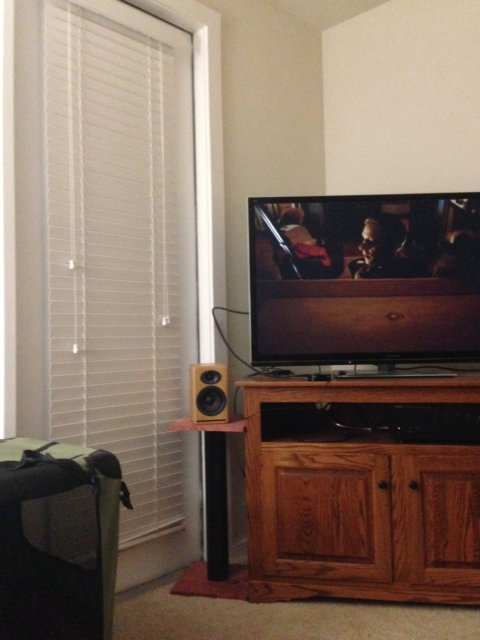
#> input picture img/1.jpg, 480 x 640 px
$ python -i image_stitching.py   (imports and definitions only)
#> lines starting #> are read from the running program, lines starting #| are printed output that depends on the picture
import numpy as np
import matplotlib.pyplot as plt
import cv2
import random
from blender import Blender
from homography import Homography
import pysift
from collections import deque

class Stitcher:
    def __init__(self):
        pass

    # [35 lines left out: function stitch, not called in this run]

    def stitch_multi_image(self, imgs, detectKeypointAlgorithm = 'our', blending_mode = "linearBlending", ratio = 0.75):
        '''
            The main method to stitch image
        '''
        self.detectKeypointAlgorithm = detectKeypointAlgorithm

        queue = deque(imgs)
        stitched_image = queue.popleft()
        max_attempts = len(queue)

        while queue and max_attempts > 0:
            next_image = queue.popleft()

            kps_l, features_l = self.detectAndDescribe(stitched_image)
            kps_r, features_r = self.detectAndDescribe(next_image)

            matches_pos = self.matchKeyPoint(kps_l, kps_r, features_l, features_r, ratio)

            if len(matches_pos) < 4:
                queue.append(next_image)
                max_attempts -= 1
                continue

            HomoMat = self.fitHomoMat(matches_pos)
            stitched_image = self.warp([stitched_image, next_image], HomoMat, blending_mode).astype('uint8')
            max_attempts = len(queue)

        if queue:
            print("Không thể ghép tất cả các ảnh.")

        return stitched_image

    def detectAndDescribe(self, img):
        '''
        The Detector and Descriptor
        '''
        # SIFT detector and descriptor
        if self.detectKeypointAlgorithm == 'our':
            img = cv2.cvtColor(img, cv2.COLOR_BGR2GRAY)
            kps, features = pysift.computeKeypointsAndDescriptors(img)
        elif self.detectKeypointAlgorithm == 'SIFT':
            sift = cv2.SIFT_create()
            kps, features = sift.detectAndCompute(img,None)
        elif self.detectKeypointAlgorithm == 'ORB':
            orb = cv2.ORB_create()
            kps, features = orb.detectAndCompute(img, None)

        elif self.detectKeypointAlgorithm == 'FAST':
            fast = cv2.FastFeatureDetector_create()
            kps = fast.detect(img, None)

        elif self.detectKeypointAlgorithm == 'KAZE':
            kaze = cv2.KAZE_create()
            kps, features = kaze.detectAndCompute(img, None)

        elif self.detectKeypointAlgorithm == 'AKAZE':
            akaze = cv2.AKAZE_create()
            kps, features = akaze.detectAndCompute(img, None)
        else:
            img = cv2.cvtColor(img, cv2.COLOR_BGR2GRAY)
            kps, features = pysift.computeKeypointsAndDescriptors(img)

        return kps, features

    # [178 lines left out: functions matchKeyPoint, drawMatches, fitHomoMat, warp, removeBlackBorder, not called in this run]

>>> import cv2
>>> picture = cv2.imread('img/1.jpg', cv2.IMREAD_GRAYSCALE)
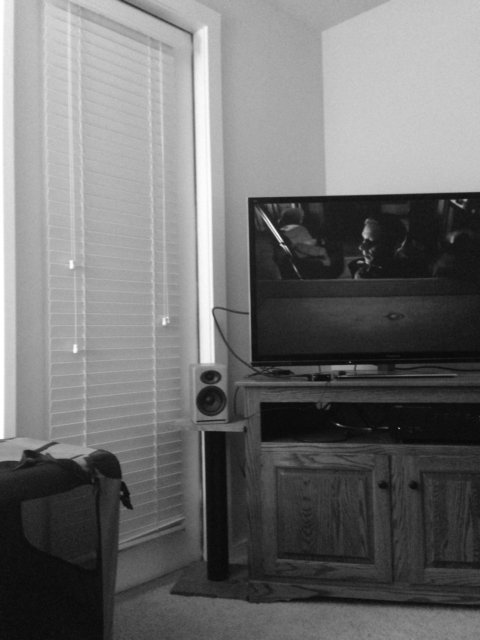
#> picture: shape (640, 480); min 2, max 255, mean 112.8
>>> result = Stitcher().stitch_multi_image(picture)
#> in stitch_multi_image, `stitched_image = queue.popleft()`: stitched_image = 480 values, max 255 at index 1, min 51 at index 122, mean 178.4
#> in stitch_multi_image, `max_attempts = len(queue)`: max_attempts = 639
#> the loop in stitch_multi_image, `while queue and max_attempts > 0:` made 1 pass
#> (the run stopped early here; a loop or call above may not have finished)

$ run again, on img/2.jpg
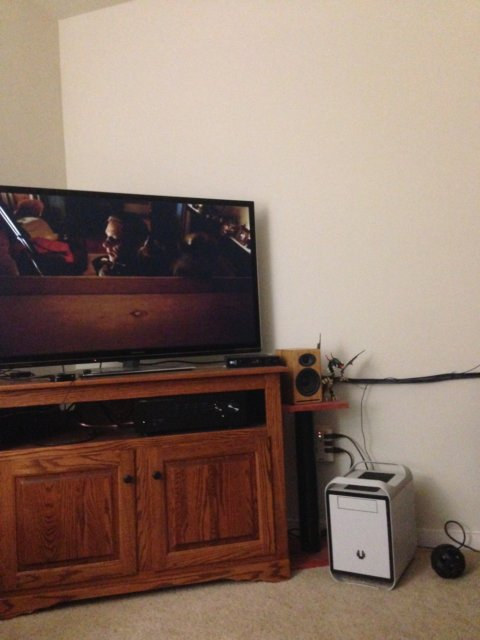
#> input picture img/2.jpg, 480 x 640 px
#> `picture = cv2.imread('img/1.jpg', cv2.IMREAD_GRAYSCALE)`:
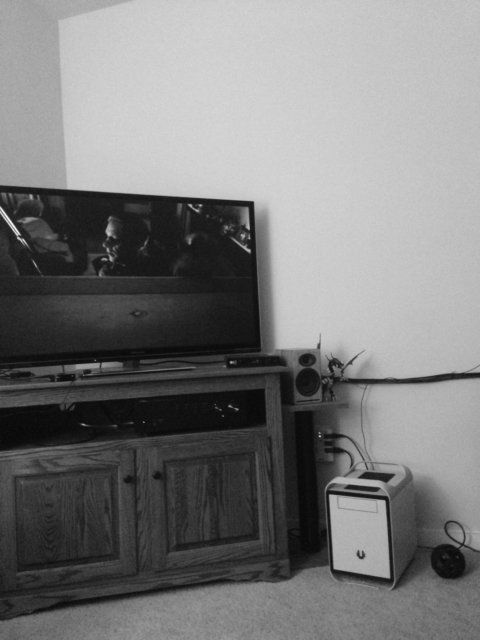
#> picture: shape (640, 480); min 4, max 252, mean 122.7
#> stitched_image = 480 values, max 208 at index 223, min 155 at index 11, mean 190
#> max_attempts = 639
#> the loop in stitch_multi_image, `while queue and max_attempts > 0:` made 1 pass

$ run again, on img/S1.jpg
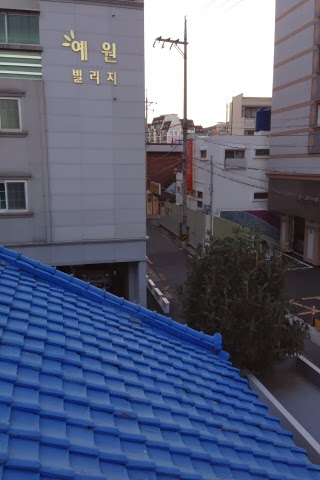
#> input picture img/S1.jpg, 320 x 480 px
#> `picture = cv2.imread('img/1.jpg', cv2.IMREAD_GRAYSCALE)`:
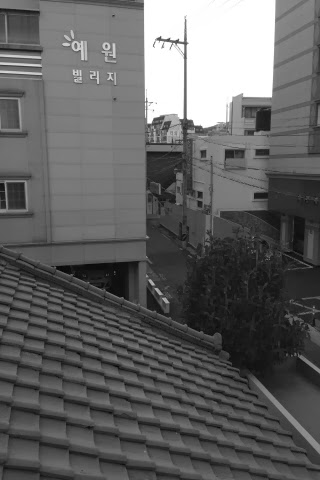
#> picture: shape (480, 320); min 6, max 255, mean 97.5
#> stitched_image = 320 values, max 255 at index 145, min 66 at index 133, mean 164.4
#> max_attempts = 479
#> the loop in stitch_multi_image, `while queue and max_attempts > 0:` made 1 pass

$ run again, on img/S2.jpg
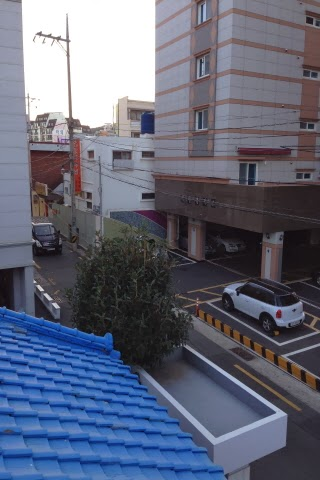
#> input picture img/S2.jpg, 320 x 480 px
#> `picture = cv2.imread('img/1.jpg', cv2.IMREAD_GRAYSCALE)`:
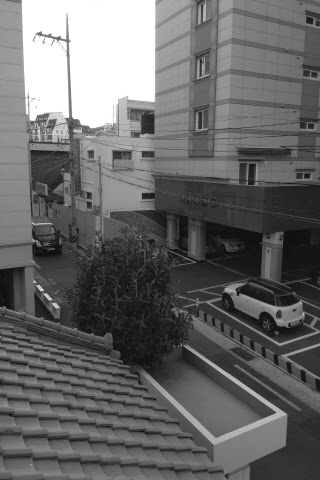
#> picture: shape (480, 320); min 8, max 255, mean 103.4
#> stitched_image = 320 values, max 255 at index 23, min 50 at index 202, mean 179.5
#> max_attempts = 479
#> the loop in stitch_multi_image, `while queue and max_attempts > 0:` made 1 pass
